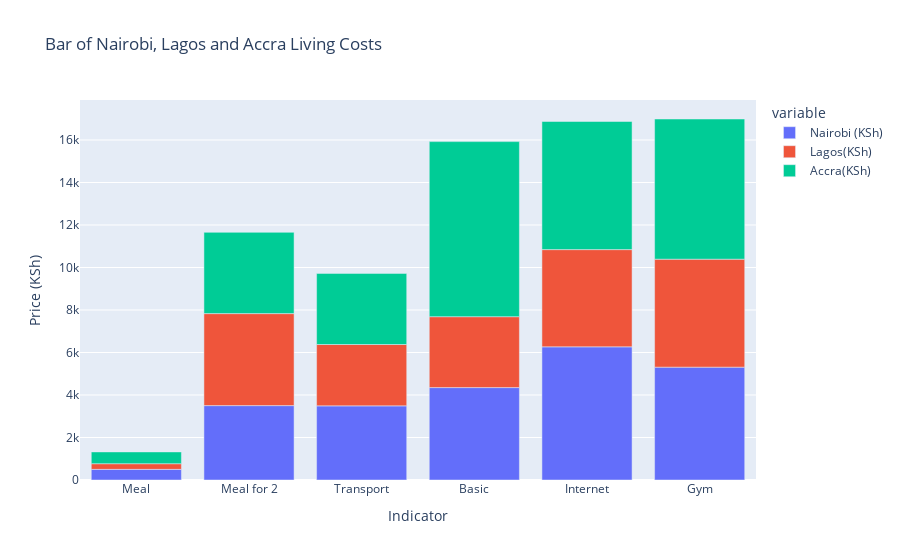

Here is the notebook cell this chart was saved with:
### Markdown cell above
Removing the total and rent rows to get a better view of the individual changes:

### Code cell
df_price = livingCost[:6]
priceFig= px.bar(df_price, x='Indicator', y=['Nairobi (KSh)', 'Lagos(KSh)', 'Accra(KSh)'], title='Bar of Nairobi, Lagos and Accra Living Costs') 
priceFig.update_layout(xaxis_title='Indicator', yaxis_title='Price (KSh)')
priceFig.show()

### Figure 1 — Plotly figure (JSON) as saved in the notebook; plotly's stock layout.template omitted (floating-point values rounded to 4 significant figures)
{"data": [{"alignmentgroup": "True", "hovertemplate": "variable=Nairobi (KSh)<br>Indicator=%{x}<br>value=%{y}<extra></extra>", "legendgroup": "Nairobi (KSh)", "marker": {"color": "#636efa"}, "name": "Nairobi (KSh)", "offsetgroup": "Nairobi (KSh)", "orientation": "v", "showlegend": true, "textposition": "auto", "type": "bar", "x": ["Meal", "Meal for 2", "Transport", "Basic", "Internet", "Gym"], "xaxis": "x", "y": [500, 3500, 3489.0, 4349.0, 6267.0, 5310.0], "yaxis": "y"}, {"alignmentgroup": "True", "hovertemplate": "variable=Lagos(KSh)<br>Indicator=%{x}<br>value=%{y}<extra></extra>", "legendgroup": "Lagos(KSh)", "marker": {"color": "#EF553B"}, "name": "Lagos(KSh)", "offsetgroup": "Lagos(KSh)", "orientation": "v", "showlegend": true, "textposition": "auto", "type": "bar", "x": ["Meal", "Meal for 2", "Transport", "Basic", "Internet", "Gym"], "xaxis": "x", "y": [267.1, 4330.0, 2887.0, 3337.0, 4575.0, 5081.0], "yaxis": "y"}, {"alignmentgroup": "True", "hovertemplate": "variable=Accra(KSh)<br>Indicator=%{x}<br>value=%{y}<extra></extra>", "legendgroup": "Accra(KSh)", "marker": {"color": "#00cc96"}, "name": "Accra(KSh)", "offsetgroup": "Accra(KSh)", "orientation": "v", "showlegend": true, "textposition": "auto", "type": "bar", "x": ["Meal", "Meal for 2", "Transport", "Basic", "Internet", "Gym"], "xaxis": "x", "y": [554.5, 3824.0, 3346.0, 8238.0, 6029.0, 6597.0], "yaxis": "y"}], "layout": {"autosize": true, "barmode": "relative", "legend": {"title": {"text": "variable"}, "tracegroupgap": 0}, "title": {"text": "Bar of Nairobi, Lagos and Accra Living Costs"}, "xaxis": {"anchor": "y", "autorange": true, "domain": [0, 1], "range": [-0.5, 5.5], "title": {"text": "Indicator"}, "type": "category"}, "yaxis": {"anchor": "x", "autorange": true, "domain": [0, 1], "range": [0, 17880.0], "title": {"text": "Price (KSh)"}, "type": "linear"}}}
